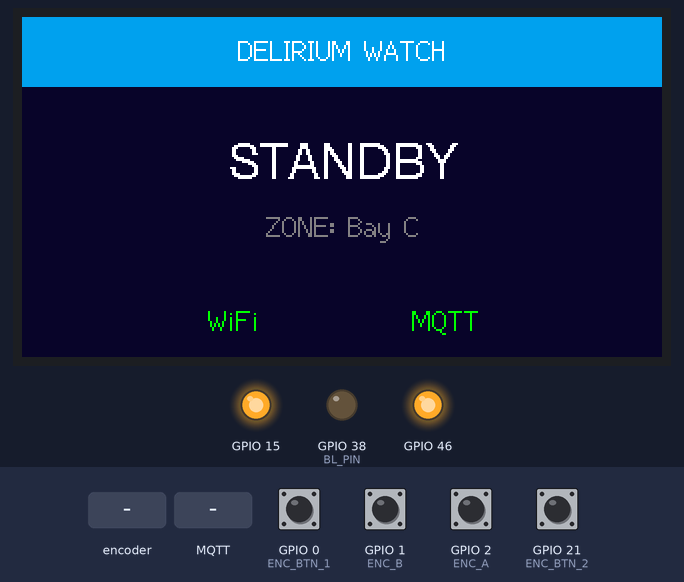
Recording of a program running on a simulated ESP32-S3. On the bench: 320×170 colour display, output pins drawn as LEDs (lit = HIGH). Inputs (shaded band) come from the test bench; at power-on: GPIO 0 (ENC_BTN_1), GPIO 1 (ENC_B), GPIO 2 (ENC_A), GPIO 21 (ENC_BTN_2) HIGH. WiFi joins after 1.5 s; servers stay silent unless stated; no MQTT or app messages arrive unless stated.

Above: at 3.0 s.
3.1 s: GPIO 21 (ENC_BTN_2) pulled LOW for 3.2 s
At 7.4 s:
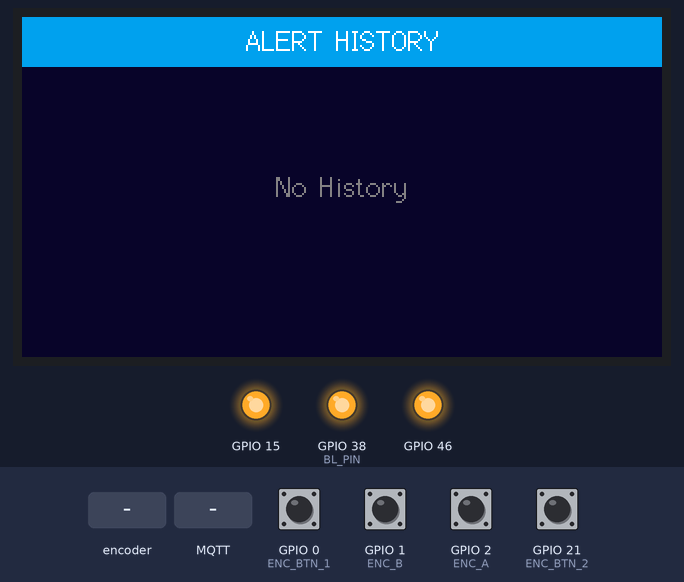
7.8 s: rotary encoder on GPIO 2 (ENC_A) / GPIO 1 (ENC_B) turned 3 steps (first pin leading)
9.9 s: MQTT message "1" arrives on the first subscribed topic
At 10.6 s:
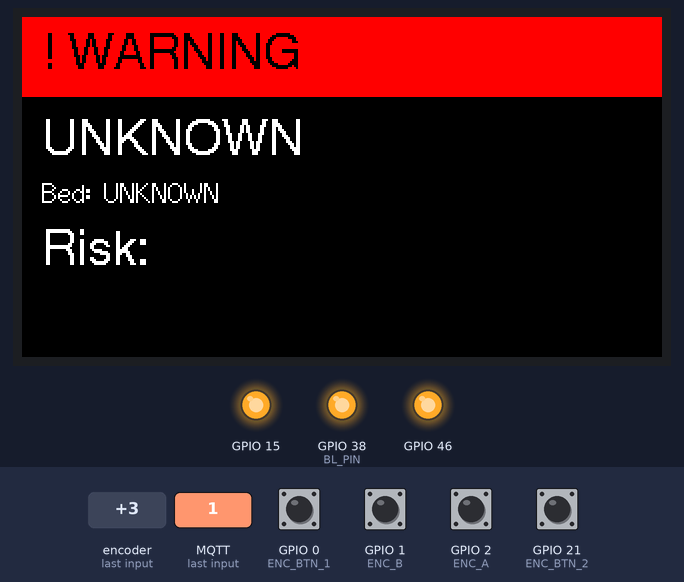
11.4 s: GPIO 0 (ENC_BTN_1) pulled LOW for 1 s
At 13.4 s:
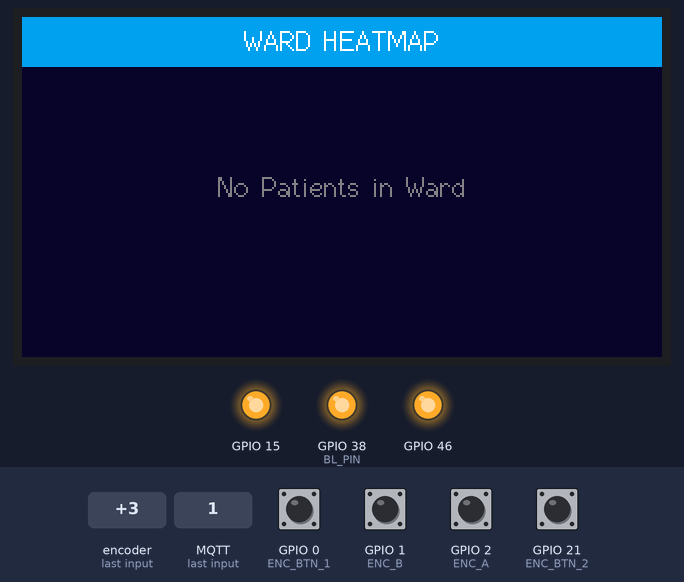
13.9 s: GPIO 0 (ENC_BTN_1) pulled LOW for 0.15 s
At 14.6 s:
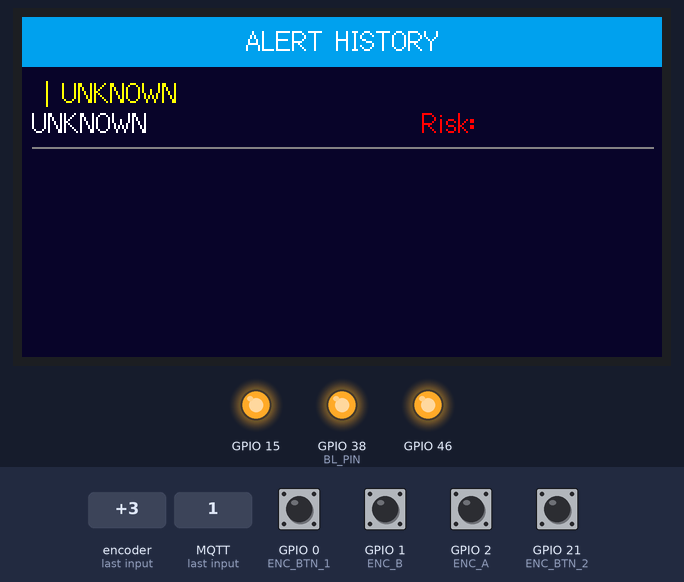
15.5 s: MQTT message "0" arrives on the first subscribed topic
At 47.2 s:
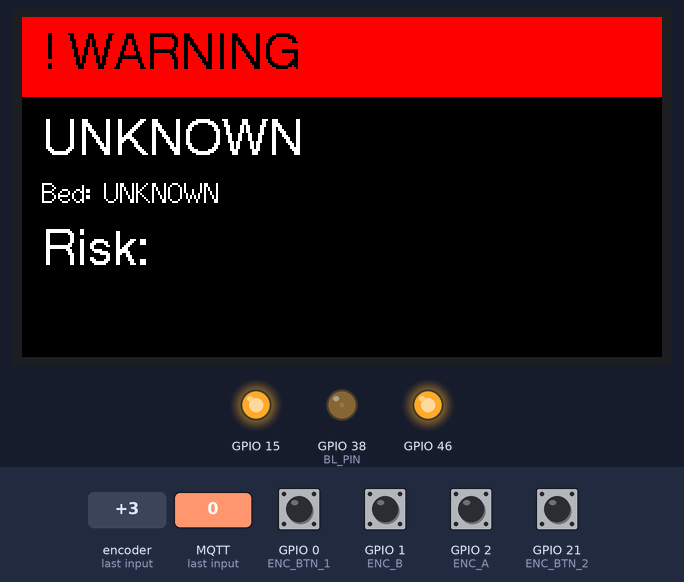
Timing chart, 0 to 47.5 s (numbered marks = the images above; inputs shaded):
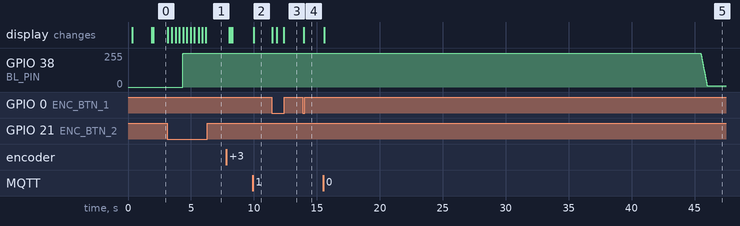

Measured:
- after the input at 3.1 s, GPIO 38 (BL_PIN): 0/255 → 255/255 after 1.3 s; the display: first changes after 0.07 s (image 1 shows a later state)
- after the input at 9.9 s, the display: changes after 0.07 s (image 2)
- after the input at 11.4 s, the display: changes after 0.07 s (image 3)
- after the input at 13.9 s, the display: changes after 0.07 s (image 4)
- after the input at 15.5 s, the display: changes after 0.07 s (image 5)

The program:

main.cpp
```cpp
#include <Arduino.h>
#include <WiFi.h>
#include <ESPmDNS.h>
#include <PubSubClient.h>
#include <ArduinoJson.h>
#include <TFT_eSPI.h>

// ─── CONFIGURATION ─────────────────────────────────────────────
const char* WIFI_SSID = "Network";
const char* WIFI_PASS = "Password";

const char* MQTT_BROKER_MDNS = "Rogue-Macbook-Pro";
const char* PAGER_ID         = "doc3";
const char* PAGER_ZONE       = "Bay C";
const int   MQTT_PORT        = 1883;

// ─── HARDWARE & STATE ──────────────────────────────────────────
TFT_eSPI tft = TFT_eSPI();
WiFiClient espClient;
PubSubClient mqtt(espClient);

const int BL_PIN = 38;
const int ENC_A = 2;
const int ENC_B = 1;
const int ENC_BTN_1 = 0;
const int ENC_BTN_2 = 21;

unsigned long lastHeartbeat = 0;
unsigned long alertReceivedAt = 0;
unsigned long lastInteractionAt = 0;
const unsigned long CLEAR_AFTER_MS = 300000;
const unsigned long DIM_AFTER_MS   = 30000;

bool isAlertActive = false;
bool isCriticalAlert = false;
int currentBrightness = 255;
unsigned long lastFlashTime = 0;
bool flashState = false;

// ─── UI MODES & ENCODER ────────────────────────────────────────
// 0 = Standby/Alert, 1 = Ward Heatmap, 2 = Alert History
int uiMode = 0;
volatile int encoderCount = 0;
int lastEncoderCount = 0;
volatile int lastEncoded = 0;
unsigned long lastButtonPress = 0;

void IRAM_ATTR encoderISR() {
  int MSB = digitalRead(ENC_A);
  int LSB = digitalRead(ENC_B);
  int encoded = (MSB << 1) | LSB;
  int sum = (lastEncoded << 2) | encoded;
  if (sum == 0b1101 || sum == 0b0100 || sum == 0b0010 || sum == 0b1011) encoderCount++;
  if (sum == 0b1110 || sum == 0b0111 || sum == 0b0001 || sum == 0b1000) encoderCount--;
  lastEncoded = encoded;
}

// ─── DATA CACHES ───────────────────────────────────────────────
String currentPatient = "";
String currentBed = "";
String currentRiskStr = "";
String currentAction = "";
float currentRiskRaw = 0.0f;

struct BedInfo {
  String bed;
  String label;
  String risk;
};
BedInfo wardBeds[16]; // Max 16 for 4x4 grid
int numBeds = 0;

struct AlertInfo {
  String patient;
  String bed;
  String risk;
  String timestamp;
};
AlertInfo historyList[10];
int historyCount = 0;

// Custom Colors
#define COLOR_BG      0x0825 // Dark Navy
#define COLOR_ACCENT  0x051D // Cyber Blue
#define COLOR_TEXT    0xFFFF // White
#define COLOR_MUTED   0x8410 // Grey
#define COLOR_MED     0xFD20 // Orange
#define COLOR_CRIT    0xF800 // Red
#define COLOR_LOW     0x07E0 // Green

// ─── MQTT TOPICS ───────────────────────────────────────────────
String topicAlerts;
String topicZone;
String topicHeatmap;
String topicBroadcast;
String topicClear;
String topicStatus;
String topicRssi;

// ─── HELPER FUNCTIONS ──────────────────────────────────────────
void drawStandbyScreen();
void drawHeatmapScreen();
void drawHistoryScreen();
void renderAlertUI(bool isRedBg);
void drawAlertScreen(const char* patient, const char* bed, const char* label, const char* risk, const char* action, float risk_raw, const char* timestamp);

void setBacklight(int level) {
  if (currentBrightness == level) return;
  currentBrightness = level;
  analogWrite(BL_PIN, level);
}

void initBacklight() {
  pinMode(15, OUTPUT); digitalWrite(15, HIGH);
  pinMode(46, OUTPUT); digitalWrite(46, HIGH);
  delay(100);
  pinMode(BL_PIN, OUTPUT);
  setBacklight(255);
}

void handleButtonPress() {
  unsigned long now = millis();
  if (now - lastButtonPress < 300) return; // Debounce
  lastButtonPress = now;
  lastInteractionAt = now;
  setBacklight(255);

  uiMode = (uiMode + 1) % 3;
  if (isAlertActive && uiMode == 0) return; // Wait to redraw loop

  if (uiMode == 0) drawStandbyScreen();
  else if (uiMode == 1) drawHeatmapScreen();
  else if (uiMode == 2) drawHistoryScreen();
}

// ─── UI RENDERING ──────────────────────────────────────────────
void drawStandbyScreen() {
  if (uiMode != 0) return;
  tft.fillScreen(COLOR_BG);

  tft.fillRect(0, 0, tft.width(), 35, COLOR_ACCENT);
  tft.setTextColor(COLOR_TEXT);
  tft.setTextDatum(MC_DATUM);
  tft.drawString("DELIRIUM WATCH", tft.width() / 2, 17, 2);

  tft.setTextColor(COLOR_TEXT);
  tft.drawString("STANDBY", tft.width() / 2, tft.height() / 2 - 10, 4);
  tft.setTextColor(COLOR_MUTED);
  tft.drawString(String("ZONE: ") + PAGER_ZONE, tft.width() / 2, tft.height() / 2 + 20, 2);

  tft.setTextDatum(BC_DATUM);
  uint16_t wifiColor = WiFi.status() == WL_CONNECTED ? TFT_GREEN : COLOR_CRIT;
  uint16_t mqttColor = mqtt.connected() ? TFT_GREEN : COLOR_CRIT;

  tft.setTextColor(wifiColor);
  tft.drawString("WiFi", tft.width() / 3, tft.height() - 10, 2);
  tft.setTextColor(mqttColor);
  tft.drawString("MQTT", 2 * (tft.width() / 3), tft.height() - 10, 2);
}

void drawHeatmapScreen() {
  if (uiMode != 1) return;
  tft.fillScreen(COLOR_BG);
  tft.fillRect(0, 0, tft.width(), 25, COLOR_ACCENT);
  tft.setTextColor(COLOR_TEXT);
  tft.setTextDatum(MC_DATUM);
  tft.drawString("WARD HEATMAP", tft.width() / 2, 12, 2);

  if (numBeds == 0) {
    tft.setTextColor(COLOR_MUTED);
    tft.drawString("No Patients in Ward", tft.width()/2, tft.height()/2, 2);
    return;
  }

  // 4x4 Grid Layout
  int w = tft.width();
  int h = tft.height() - 25;
  int cellW = w / 4;
  int cellH = h / 4;

  for (int i = 0; i < numBeds; i++) {
    int row = i / 4;
    int col = i % 4;
    if (row > 3) break;

    int x = col * cellW;
    int y = 25 + (row * cellH);

    uint16_t color = COLOR_LOW;
    if (wardBeds[i].label == "HIGH") color = COLOR_CRIT;
    else if (wardBeds[i].label == "MEDIUM") color = COLOR_MED;

    tft.fillRect(x+2, y+2, cellW-4, cellH-4, color);

    tft.setTextColor(TFT_BLACK);
    tft.setTextDatum(MC_DATUM);
    tft.drawString(wardBeds[i].bed, x + cellW/2, y + cellH/2 - 5, 2);
    tft.drawString(wardBeds[i].risk, x + cellW/2, y + cellH/2 + 5, 1);
  }
}

void drawHistoryScreen() {
  if (uiMode != 2) return;
  tft.fillScreen(COLOR_BG);
  tft.fillRect(0, 0, tft.width(), 25, COLOR_ACCENT);
  tft.setTextColor(COLOR_TEXT);
  tft.setTextDatum(MC_DATUM);
  tft.drawString("ALERT HISTORY", tft.width() / 2, 12, 2);

  if (historyCount == 0) {
    tft.setTextColor(COLOR_MUTED);
    tft.drawString("No History", tft.width()/2, tft.height()/2, 2);
    return;
  }

  // Calculate scrolling offset based on encoder
  int enc = encoderCount / 4; // Detent division
  if (enc < 0) { encoderCount = 0; enc = 0; }
  int maxScroll = max(0, historyCount - 3);
  if (enc > maxScroll) { enc = maxScroll; encoderCount = enc * 4; }

  int y = 30;
  for (int i = enc; i < min(enc + 3, historyCount); i++) {
    tft.setTextColor(TFT_YELLOW);
    tft.setTextDatum(TL_DATUM);
    tft.drawString(historyList[i].timestamp + " | " + historyList[i].bed, 5, y, 2);

    tft.setTextColor(COLOR_TEXT);
    tft.drawString(historyList[i].patient, 5, y + 15, 2);
    tft.setTextColor(COLOR_CRIT);
    tft.drawString("Risk: " + historyList[i].risk, 200, y + 15, 2);

    tft.drawLine(5, y + 35, tft.width() - 5, y + 35, COLOR_MUTED);
    y += 40;
  }
}

void renderAlertUI(bool isRedBg) {
  if (uiMode != 0) return; // Don't flash over heatmap/history
  uint16_t bgColor = isRedBg ? COLOR_CRIT : TFT_BLACK;
  uint16_t fgColor = isRedBg ? TFT_BLACK : COLOR_CRIT;
  uint16_t textColor = isRedBg ? TFT_BLACK : TFT_WHITE;
  uint16_t detailsColor = isRedBg ? TFT_WHITE : TFT_YELLOW;

  tft.fillScreen(bgColor);

  tft.fillRect(0, 0, tft.width(), 40, fgColor);
  tft.setTextColor(bgColor);
  tft.setTextDatum(ML_DATUM);
  tft.drawString(isCriticalAlert ? "!! CRITICAL !!" : "! WARNING", 10, 20, 4);

  tft.setTextDatum(TL_DATUM);
  tft.setTextColor(textColor);
  tft.drawString(currentPatient, 10, 50, 4);
  tft.drawString(String("Bed: ") + currentBed, 10, 80, 2);
  tft.drawString(String("Risk: ") + currentRiskStr, 10, 105, 4);

  if (currentRiskRaw > 0.90f) {
    tft.setTextColor(detailsColor);
    tft.drawString("EXTREME RISK (>90%)", 10, 135, 2);
    tft.drawString(currentAction.substring(0, 30), 10, 155, 2);
  }
}

void drawAlertScreen(const char* patient, const char* bed, const char* label,
                     const char* risk, const char* action, float risk_raw, const char* timestamp) {

  currentPatient = patient; currentBed = bed;
  currentRiskStr = risk; currentAction = action; currentRiskRaw = risk_raw;
  isCriticalAlert = (strcmp(label, "HIGH") == 0);

  // Add to history
  if (historyCount < 10) {
    for (int i = historyCount; i > 0; i--) historyList[i] = historyList[i-1];
    historyCount++;
  } else {
    for (int i = 9; i > 0; i--) historyList[i] = historyList[i-1];
  }
  historyList[0].patient = patient;
  historyList[0].bed = bed;
  historyList[0].risk = risk;
  historyList[0].timestamp = timestamp;

  lastInteractionAt = millis();
  alertReceivedAt = millis();
  isAlertActive = true;
  uiMode = 0; // Force switch to alert screen
  setBacklight(255);
  renderAlertUI(isCriticalAlert);
}

// ─── MQTT CALLBACK ─────────────────────────────────────────────
void onMqttMessage(char* topic, byte* payload, unsigned int length) {
  String t = String(topic);
  String p = "";
  for (unsigned int i = 0; i < length; i++) p += (char)payload[i];

  if (t == topicHeatmap) {
    JsonDocument doc;
    DeserializationError error = deserializeJson(doc, p);
    if (!error) {
      JsonArray arr = doc.as<JsonArray>();
      numBeds = 0;
      for (JsonObject obj : arr) {
        if (numBeds >= 16) break;
        wardBeds[numBeds].bed = obj["b"] | "";
        wardBeds[numBeds].label = obj["l"] | "LOW";
        wardBeds[numBeds].risk = obj["r"] | "";
        numBeds++;
      }
      if (uiMode == 1) drawHeatmapScreen();
    }
    return;
  }

  if (t == topicClear || p == "CLEAR") {
    isAlertActive = false; isCriticalAlert = false;
    setBacklight(255); lastInteractionAt = millis();
    if (uiMode == 0) drawStandbyScreen();
    return;
  }

  JsonDocument doc;
  if (deserializeJson(doc, p)) return;

  drawAlertScreen(
    doc["patient"] | "UNKNOWN", doc["bed"] | "UNKNOWN", doc["label"] | "MEDIUM",
    doc["risk"] | "", doc["action"] | "", doc["risk_raw"] | 0.0f, doc["timestamp"] | ""
  );
}

// ─── SETUP ─────────────────────────────────────────────────────
void setup() {
  Serial.begin(115200);
  initBacklight();

  pinMode(ENC_A, INPUT_PULLUP);
  pinMode(ENC_B, INPUT_PULLUP);
  pinMode(ENC_BTN_1, INPUT_PULLUP);
  pinMode(ENC_BTN_2, INPUT_PULLUP);
  attachInterrupt(digitalPinToInterrupt(ENC_A), encoderISR, CHANGE);
  attachInterrupt(digitalPinToInterrupt(ENC_B), encoderISR, CHANGE);

  tft.init();
  tft.setRotation(3);
  uint8_t did3 = tft.readcommand8(0x04, 3);
  if (did3 == 0x93) {
    tft.invertDisplay(0); tft.writecommand(0x36); tft.writedata(0x20 | 0x40 | 0x80 | 0x08);
  } else if (did3 == 0x85) {
    tft.writecommand(0x26); tft.writedata(8); tft.writecommand(0x55); tft.writedata(0xB1);
  }

  drawStandbyScreen();

  topicAlerts    = String("deliriumwatch/pager/") + PAGER_ID + "/alerts";
  topicZone      = String("deliriumwatch/zone/") + PAGER_ZONE + "/alerts";
  topicHeatmap   = "deliriumwatch/ward/heatmap";
  topicBroadcast = "deliriumwatch/pager/broadcast";
  topicClear     = String("deliriumwatch/pager/") + PAGER_ID + "/clear";
  topicStatus    = String("deliriumwatch/pager/") + PAGER_ID + "/status";
  topicRssi      = String("deliriumwatch/pager/") + PAGER_ID + "/rssi";

  WiFi.mode(WIFI_STA);
  WiFi.begin(WIFI_SSID, WIFI_PASS);
  while (WiFi.status() != WL_CONNECTED) delay(500);

  if (MDNS.begin("esp32-pager")) {
    IPAddress brokerIP = MDNS.queryHost(MQTT_BROKER_MDNS);
    if (brokerIP.toString() != "0.0.0.0") mqtt.setServer(brokerIP, MQTT_PORT);
    else mqtt.setServer("10.92.9.50", MQTT_PORT);
  }

  mqtt.setCallback(onMqttMessage);
  drawStandbyScreen();
}

// ─── LOOP ──────────────────────────────────────────────────────
void loop() {
  if (WiFi.status() != WL_CONNECTED) return;

  if (!mqtt.connected()) {
    if (mqtt.connect(PAGER_ID)) {
      mqtt.subscribe(topicAlerts.c_str());
      mqtt.subscribe(topicZone.c_str());
      mqtt.subscribe(topicHeatmap.c_str());
      mqtt.subscribe(topicBroadcast.c_str());
      mqtt.subscribe(topicClear.c_str());
      if (uiMode == 0) drawStandbyScreen();
    } else { delay(2000); return; }
  }
  mqtt.loop();

  unsigned long now = millis();

  // Handle Button Press
  if (digitalRead(ENC_BTN_1) == LOW || digitalRead(ENC_BTN_2) == LOW) {
    handleButtonPress();
  }

  // Handle Encoder Scroll for History Mode
  if (uiMode == 2 && (encoderCount / 4) != (lastEncoderCount / 4)) {
    lastInteractionAt = now;
    setBacklight(255);
    drawHistoryScreen();
    lastEncoderCount = encoderCount;
  }

  // Flashing Alert
  if (isAlertActive && isCriticalAlert && uiMode == 0) {
    if (now - lastFlashTime > 500) {
      lastFlashTime = now;
      flashState = !flashState;
      setBacklight(255);
      renderAlertUI(flashState);
    }
  } else {
    if (now - lastInteractionAt > DIM_AFTER_MS) {
      if (currentBrightness > 10) setBacklight(currentBrightness - 5);
      delay(10);
    } else { setBacklight(255); }
  }

  if (isAlertActive && (now - alertReceivedAt > CLEAR_AFTER_MS)) {
    isAlertActive = false; isCriticalAlert = false;
    lastInteractionAt = now;
    if (uiMode == 0) drawStandbyScreen();
  }

  if (now - lastHeartbeat > 10000) {
    lastHeartbeat = now;
    String statusPayload = String("{\"id\":\"") + PAGER_ID + "\",\"zone\":\"" + PAGER_ZONE + "\",\"status\":\"online\"}";
    mqtt.publish(topicStatus.c_str(), statusPayload.c_str(), true);
    long rssi = WiFi.RSSI();
    String rssiPayload = String("{\"id\":\"") + PAGER_ID + "\",\"rssi\": " + String(rssi) + "}";
    mqtt.publish(topicRssi.c_str(), rssiPayload.c_str());
  }
}
```
